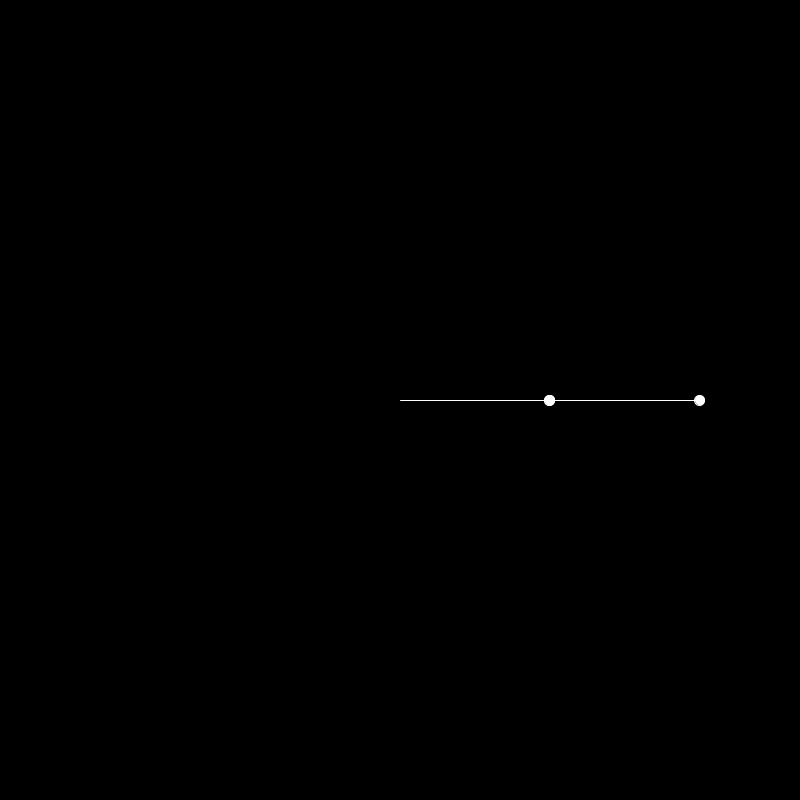
Frame 1 (no input)
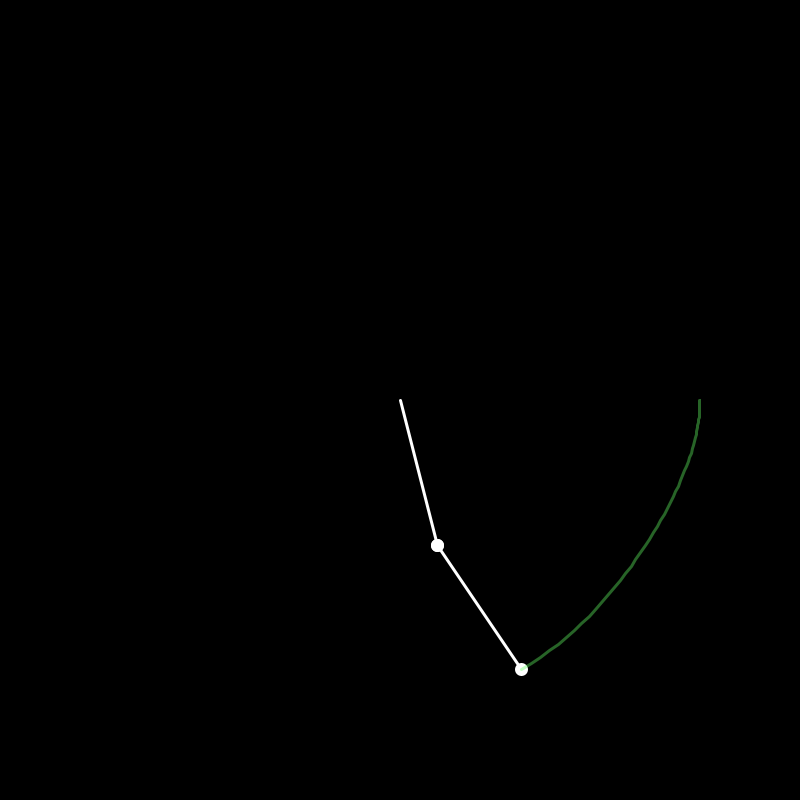
Frame 60 (the mouse pressed at the canvas centre just before this capture)
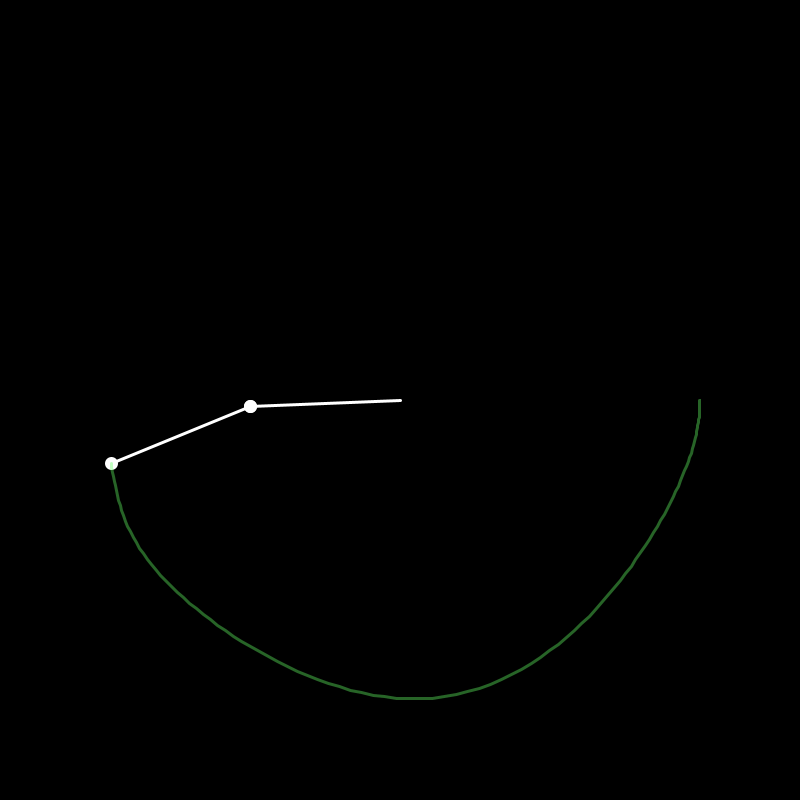
Frame 120 (the mouse held since frame 60 and released just before this capture)

The Processing sketch that drew these frames (run headless with seeded random() and noise(); from frame 60 on, the mouse is pressed at the canvas centre):

// Processing sketch: double_pendulum
// ── double_pendulum.pde
////////////////////////////////////////////////////////////
/* 
Animation for double pendulum
Mass at end of two rods
Tracing out path
*/
////////////////////////////////////////////////////////////

// Constants
float g = 9.81/60; // gravity (adjusted for frame rate)

// Pendulum properties
float l1 = 150; // length of arm 1
float l2 = 150;  // length of arm 2
float m1 = 10;  // mass at pivot
float m2 = 10;  // mass at end
float a1 = PI/2; // initial angle of arm 1
float a2 = PI/2; // initial angle of arm 2
float a1_v = 0;  // initial angular velocity of arm 1
float a2_v = 0;  // initial angular velocity of arm 2

// For the trace
ArrayList<PVector> trace = new ArrayList<PVector>();

void setup() {
  size(800, 800);
  frameRate(60);
}

void draw() {
  background(0);
  translate(width/2, height/2); // re-center coordinate system
  fill(255);
  
  /* 
  Find acceleration for both angles
  Source: http://www.maths.surrey.ac.uk/explore/michaelspages/Double.htm
  */
  
  // acceleration for angle 1
  float num1Term1 = -m2 * cos(a1-a2) * l1 * (a1_v*a1_v) * sin(a1-a2);
  float num1Term2 = m2 * cos(a1-a2) * g * sin(a2);
  float num1Term3 = -m2 * l2 * (a2_v*a2_v) * sin(a1-a2);
  float num1Term4 = -(m1+m2) * g * sin(a1);
  float num1 = num1Term1 + num1Term2 + num1Term3 + num1Term4;
  float denom1 = l1 * (m1 + m2 - (m2 * cos(a1-a2) * cos(a1-a2)));
  float a1_a = num1 / denom1;
  
  // acceleration for angle 2
  float num2Term1 = l1 * (a1_v*a1_v) * sin(a1-a2);
  float num2Term2 = (a2_v*a2_v) * sin(a1-a2) * cos(a1-a2) * m2 * l2 / (m1+m2);
  float num2Term3 = cos(a1-a2) * g * sin(a1);
  float num2Term4 = -g * sin(a2);
  float num2 = (m1+m2) * (num2Term1 + num2Term2 + num2Term3 + num2Term4);
  float denom2 = l2 * (m1 + (m2 * sin(a1-a2) * sin(a1-a2)));
  float a2_a = num2 / denom2;
  
  // update velocities and angles
  a1_v += a1_a;
  a2_v += a2_a;
  a1 += a1_v;
  a2 += a2_v;
  
  // draw arm 1
  float x1 = l1 * sin(a1);
  float y1 = l1 * cos(a1);
  stroke(255);
  line(0, 0, x1, y1);
  circle(x1, y1, 10);

  // draw arm 2
  float x2 = x1 + l2 * sin(a2);
  float y2 = y1 + l2 * cos(a2);
  line(x1, y1, x2, y2);
  circle(x2, y2, 10);
  circle(x1, y1, 10);

  // draw path (appending new points and deleting old ones)
  trace.add(new PVector(x2, y2));
  if (trace.size() > 500) {
    trace.remove(0);  // removes path once there are >500 points
  }
  strokeWeight(3);
  stroke(100, 255, 100, 100);
  noFill();
  beginShape();
  for (PVector v : trace) {
    vertex(v.x, v.y);
  }
  endShape();
}
